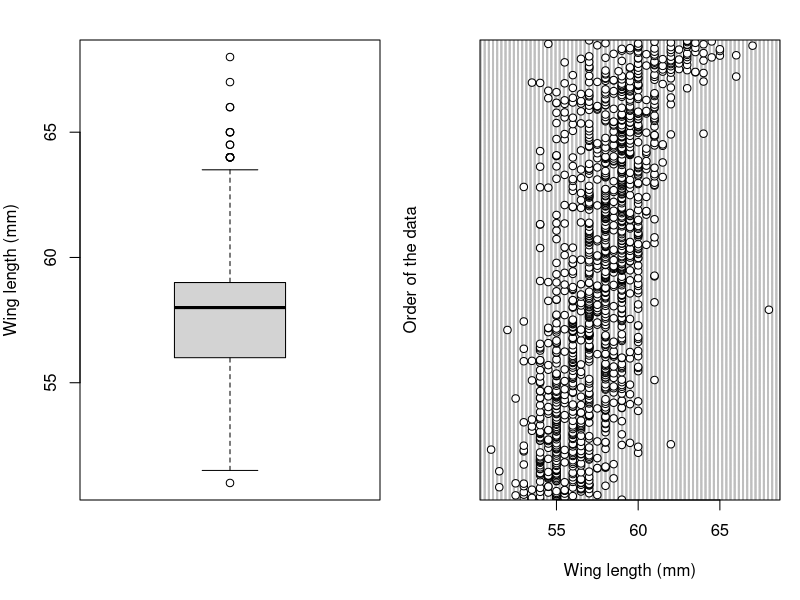
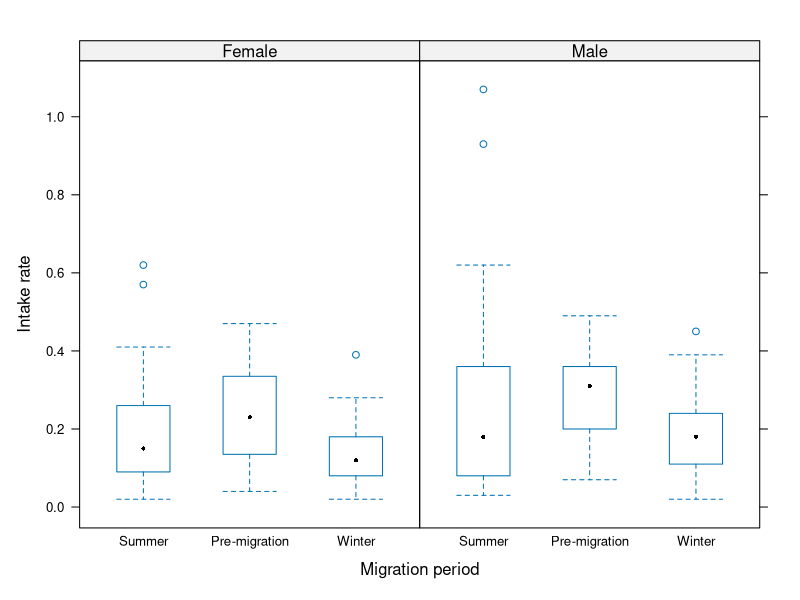
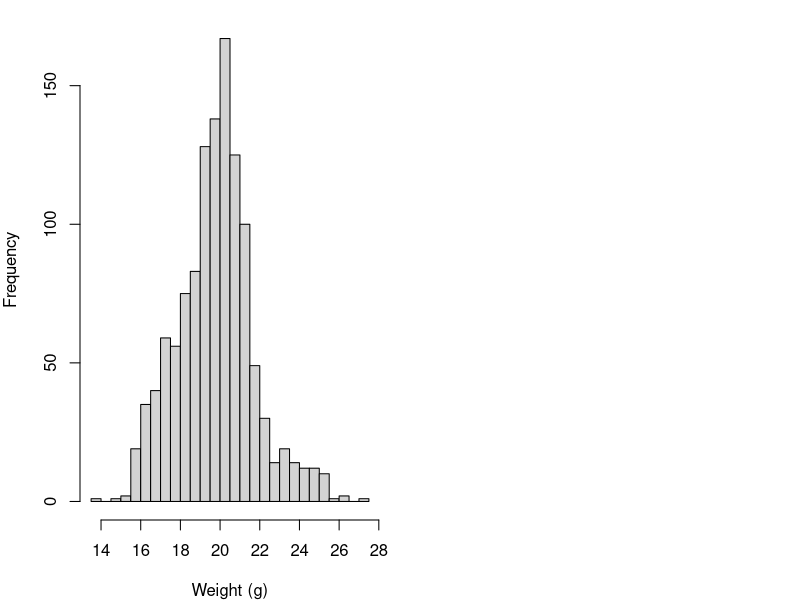
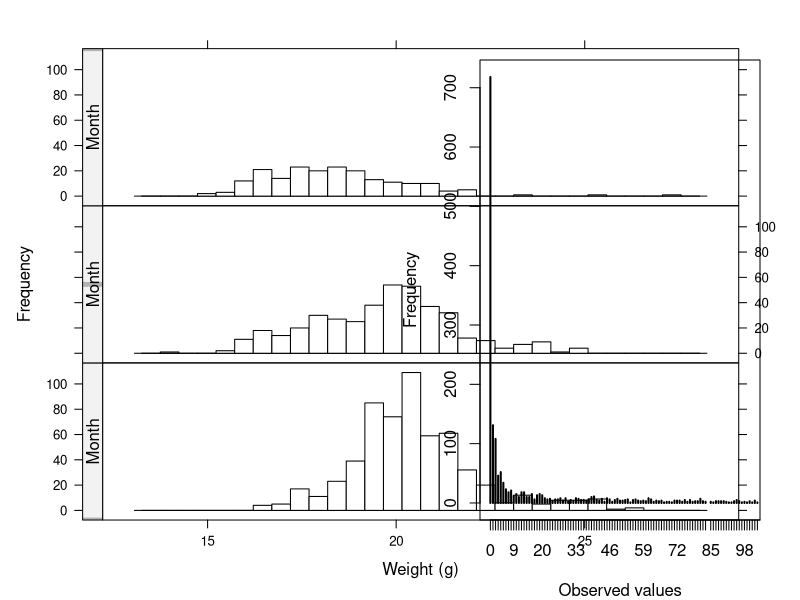
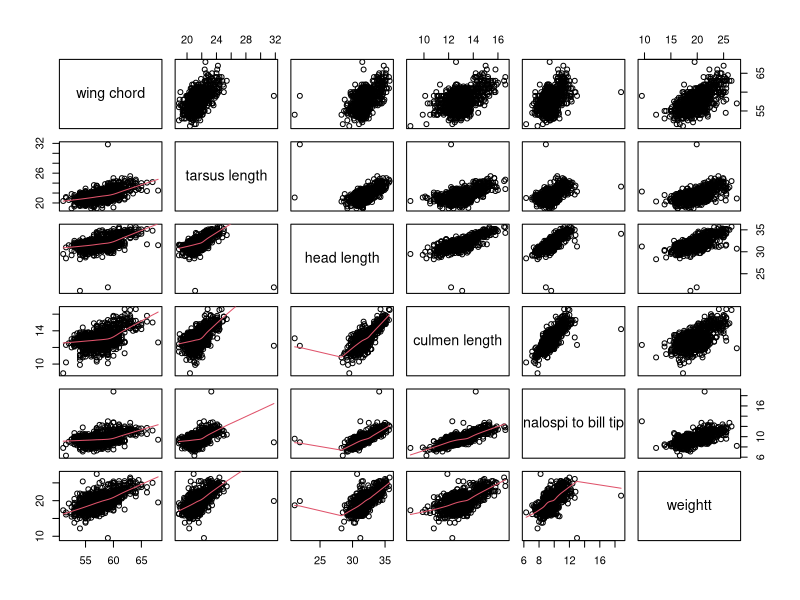
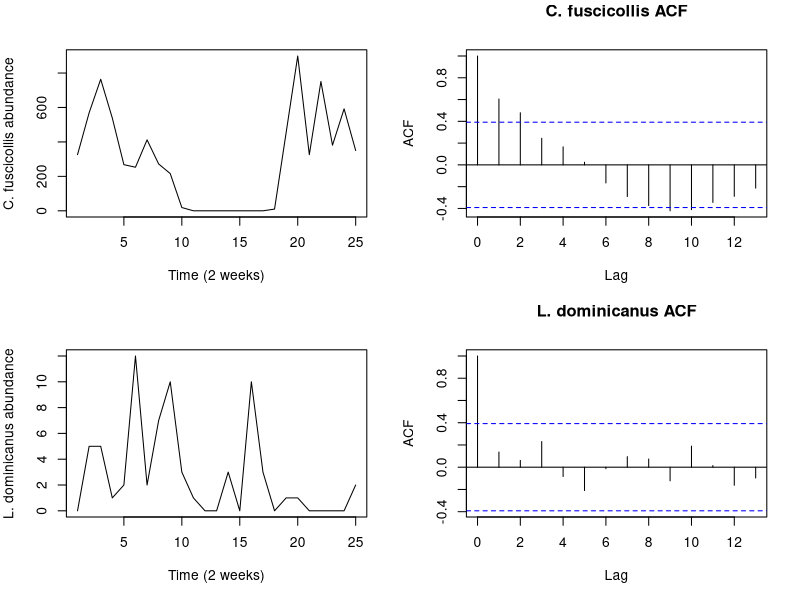

These figures' R source, in order:
## ---- chunk 1
setwd("~/Documents/R/ECO636")

Sparrows <- read.table(file = "Sparrows.txt", header = TRUE)
par(mfrow= c (1,2), mar = c(5,4,2,1))
boxplot(Sparrows$wingcrd, ylab = "Wing length (mm)")
dotchart(Sparrows$wingcrd, xlab = "Wing length (mm)", ylab = "Order of the data")
## ---- chunk 2
library(lattice)
Godwits <- read.table(file="Godwits.txt", header=TRUE)
Godwits$fSEX <- factor(Godwits$SEX, levels = c(1, 2),
                       labels = c("Female", "Male"))
Godwits$fPERIOD <- factor(Godwits$PERIOD, levels = c(0, 1, 2),
                          labels = c("Summer", "Pre-migration", "Winter"))
bwplot(mgconsumed ~ fPERIOD | fSEX, data = Godwits,cex = .5,
       layout = c(2, 1), xlab = "Migration period", ylab = "Intake rate")
## ---- chunk 3
sparrows.summer <- subset(Sparrows, Month == 6 | Month == 7 | Month == 8)
par(oma=c(0,0,0,0),mar=c(4,4,1,1))
hist(sparrows.summer$wt,breaks = 30, xlab = "Weight (g)", main = "",
     ylab = "Frequency")

histogram(~ wt | Month, type = "count",
          xlab = "Weight (g)", ylab = "Frequency",
          nint=30,layout=c(1,3), strip.left = strip.custom(horizontal = FALSE),
          strip=FALSE, col.line = "black", col = "white", data = sparrows.summer)
## ---- chunk 4
RiceField <- read.table(file="BirdData.txt", header = TRUE)
par(mar = c(4, 4, 3, 2))
plot(table(round(RiceField$AREA * RiceField$AQBIRDS)),
     type = "h",
     xlim = c(0, 100),
     xlab = "Observed values", ylab = "Frequency")
## ---- chunk 5
Sparrows <- read.table(file="Sparrows.txt", header=TRUE)
MyNames <- c("wing chord", "tarsus length", "head length",
             "culmen length", "nalospi to bill tip", "weightt")
pairs(Sparrows[,c(1, 3, 4, 5, 6, 7)], lower.panel = panel.smooth,
      cex.labels=1.3, labels=MyNames)
## ---- chunk 6
Waders <- read.table(file = "wader.txt", header = TRUE)
Time <- seq(1,25)
par(mfrow = c(2, 2), mar = c(5, 4, 3, 2))
plot(Time, Waders$C.fuscicolis, type = "l", xlab = "Time (2 weeks)",
     ylab = "C. fuscicollis abundance")
acf(Waders$C.fuscicolis, main = "C. fuscicollis ACF")
plot(Time, Waders$L.dominicanus, type = "l", xlab = "Time (2 weeks)",
     ylab = "L. dominicanus abundance")
acf(Waders$L.dominicanus, main = "L. dominicanus ACF")
